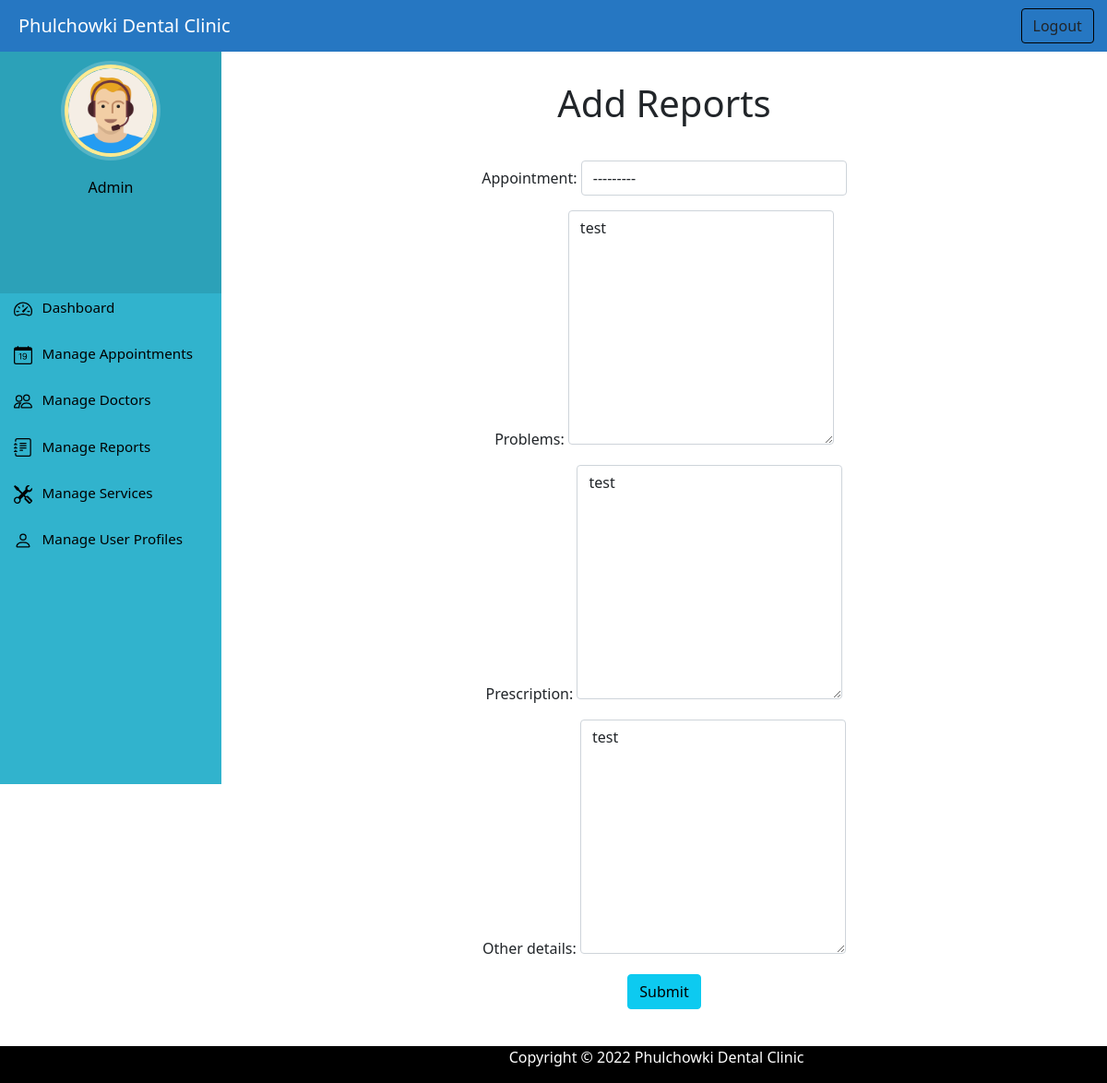
The page /update_report/14/ (signed in) on the database its author committed.
### home/models.py (models this page shows, shortened)
class Report(models.Model):
    appointment = models.ForeignKey(Appointment, blank=False, null=False, on_delete=models.CASCADE)
    problems = models.TextField()
    prescription = models.TextField()
    other_details = models.TextField()

### home/views.py (the view)
# urls.py: path('update_report/<int:pk>/', views.update_report,name='update_report'),
@login_required(login_url='/adminlogin')
@user_passes_test(is_admin)
def update_report(request, pk):
    report = Report.objects.get(id=pk)
    form = ReportForm(instance=report)
    if request.method == "POST":
        form = ReportForm(request.POST, instance=report)
        if form.is_valid():
            form.save()
            messages.success(request, 'Report updated.')
            return HttpResponseRedirect('/admin_view_reports')
    context = {'form': form}
    return render(request,'admin_add_reports.html', context)

### home/forms.py
class ReportForm(forms.ModelForm):
    class Meta:
        model = Report
        fields =  ('appointment', 'problems', 'prescription', 'other_details')
        widgets = {
            'appointment': forms.Select(attrs={'class': 'form-control'}),
            'problems': forms.Textarea(attrs={'class': 'form-control'}),
            'prescription': forms.Textarea(attrs={'class': 'form-control'}),
            'other_details': forms.Textarea(attrs={'class': 'form-control'}),
        }
    def __init__(self, *args, **kwargs):
        super(ReportForm, self).__init__(*args, **kwargs)
        self.fields['appointment'].queryset = Appointment.objects.filter(status=4)

### home/models.py (called while the page is built)
    def __str__(self):
        return self.patientUser.user.first_name+" "+self.patientUser.user.last_name+"  ("+str(self.date)+")  ("+str(self.time)+")"

### home/views.py (called while the page is built)
def is_admin(user):
    return user.groups.filter(name='ADMIN').exists()

### templates/admin_add_reports.html (shortened to what this page needs)
{% extends 'adminbase.html' %}
{% load static %}
{% block content %}
<h1 class="text-center" style="margin-top: 40px;">Add Reports</h1>
<div style="width: 60%; margin-left: 20%;  margin-top: 4%;">
    <form action="" method="POST" class="text-center">
        {{ form.as_p }}
        <button style="margin-bottom: 80px;" type="submit" value="Submit" class="btn btn-info" onclick="return confirm('Are you sure you want to add this report?')">Submit</button>
        <br>
    </form>
</div>
{% endblock content %}

### static/css/dashboardstyle.css (style rules this page uses)
p { text-align: center; }
body { padding-left: 240px; color: black; }

### templates/admin_add_reports.html (style rules this page uses)
.form-control { width: 50%; display: inline-block; }

### rows shown on the page
Report: appointment "---------", problems "test", prescription "test", other_details "test"
